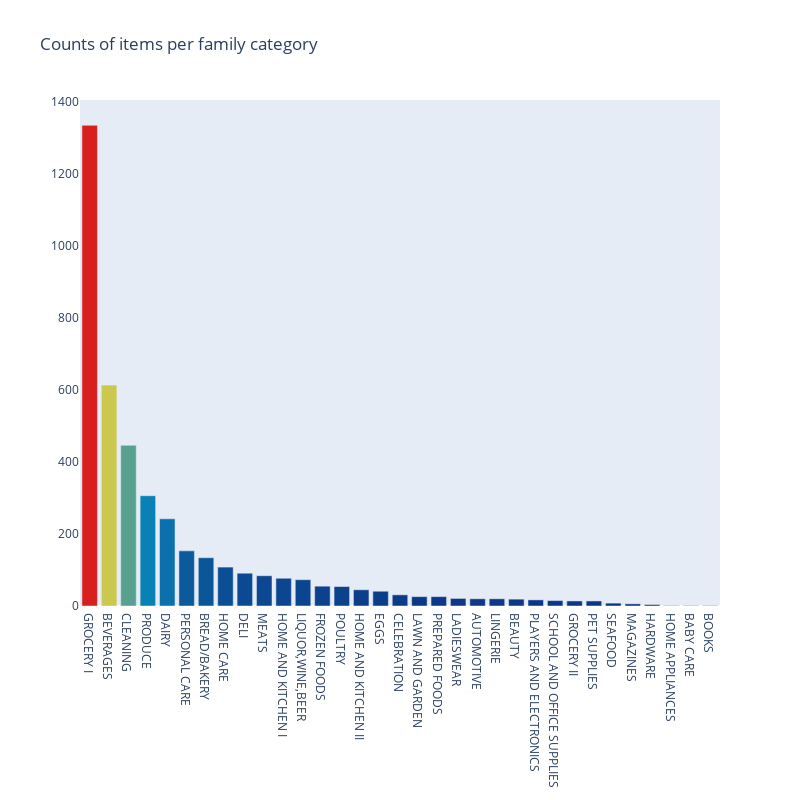

Source (notebook cell):
### Markdown cell above
### Items Visualizations

### Code cell
#Counts of items per family category
x, y = (list(x) for x in zip(*sorted(zip(items.family.value_counts().index, 
                                         items.family.value_counts().values), 
                                        reverse = False)))
trace2 = go.Bar(
    y=items.family.value_counts().values,
    x=items.family.value_counts().index,
    marker=dict(
        color=items.family.value_counts().values,
        colorscale = 'Portland',
        reversescale = False
    ),
    orientation='v',
)

layout = dict(
    title='Counts of items per family category',
     width = 800, height = 800,
    yaxis=dict(
        showgrid=False,
        showline=False,
        showticklabels=True,
#         domain=[0, 0.85],
    ))

fig1 = go.Figure(data=[trace2])
fig1['layout'].update(layout)
py.iplot(fig1, filename='plots')
plt.savefig('Item1.png')

### Figure 1 — Plotly figure (JSON) as saved in the notebook; plotly's stock layout.template omitted (floating-point values rounded to 4 significant figures)
{"data": [{"marker": {"color": [1334, 613, 446, 306, 242, 153, 134, 108, 91, 84, 77, 73, 55, 54, 45, 41, 31, 26, 26, 21, 20, 20, 19, 17, 15, 14, 14, 8, 6, 4, 1, 1, 1], "colorscale": [[0, "rgb(12,51,131)"], [0.25, "rgb(10,136,186)"], [0.5, "rgb(242,211,56)"], [0.75, "rgb(242,143,56)"], [1, "rgb(217,30,30)"]], "reversescale": false}, "orientation": "v", "type": "bar", "x": ["GROCERY I", "BEVERAGES", "CLEANING", "PRODUCE", "DAIRY", "PERSONAL CARE", "BREAD/BAKERY", "HOME CARE", "DELI", "MEATS", "HOME AND KITCHEN I", "LIQUOR,WINE,BEER", "FROZEN FOODS", "POULTRY", "HOME AND KITCHEN II", "EGGS", "CELEBRATION", "LAWN AND GARDEN", "PREPARED FOODS", "LADIESWEAR", "AUTOMOTIVE", "LINGERIE", "BEAUTY", "PLAYERS AND ELECTRONICS", "SCHOOL AND OFFICE SUPPLIES", "GROCERY II", "PET SUPPLIES", "SEAFOOD", "MAGAZINES", "HARDWARE", "HOME APPLIANCES", "BABY CARE", "BOOKS"], "y": [1334, 613, 446, 306, 242, 153, 134, 108, 91, 84, 77, 73, 55, 54, 45, 41, 31, 26, 26, 21, 20, 20, 19, 17, 15, 14, 14, 8, 6, 4, 1, 1, 1]}], "layout": {"height": 800, "title": {"text": "Counts of items per family category"}, "width": 800, "yaxis": {"showgrid": false, "showline": false, "showticklabels": true}}}
